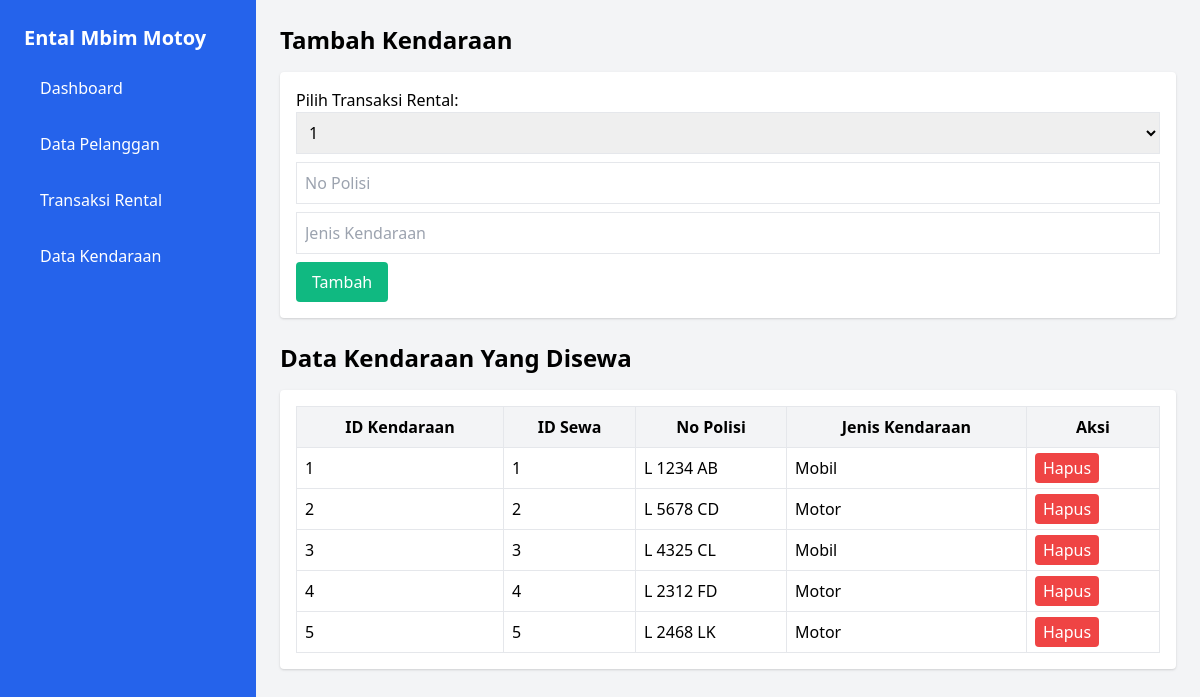
/datakendaraan.php, run on the app's committed database.
### tables this page shows
CREATE TABLE `kendaraan` (
  `ID_Kendaraan` int(11) NOT NULL,
  `ID_Sewa` int(11) NOT NULL,
  `No_Polisi` varchar(20) NOT NULL,
  `Jenis_Kendaraan` varchar(50) DEFAULT NULL
);

CREATE TABLE `penyewaan` (
  `ID_Sewa` int(11) NOT NULL,
  `ID_Pelanggan` int(11) NOT NULL,
  `Lama_Sewa` varchar(50) DEFAULT NULL,
  `Tanggal_Diambil` date NOT NULL,
  `Waktu_Diambil` time NOT NULL,
  `Tanggal_Dikembalikan` date DEFAULT NULL,
  `Waktu_Dikembalikan` time DEFAULT NULL,
  `Driver_Non_Driver` varchar(50) DEFAULT NULL,
  `Biaya_Sewa` decimal(10,2) DEFAULT NULL,
  `Keterangan_Lain` text DEFAULT NULL
);

### datakendaraan.php (the view, shortened to what this page needs)
<?php
include 'config.php';
$result = $conn->query("SELECT kendaraan.*, penyewaan.ID_Sewa FROM kendaraan
                        JOIN penyewaan ON kendaraan.ID_Sewa = penyewaan.ID_Sewa");
$transaksi = $conn->query("SELECT ID_Sewa FROM penyewaan");
?>
<!DOCTYPE html>
<html lang="id">
<head>
    <link href="https://cdn.jsdelivr.net/npm/tailwindcss@2.2.19/dist/tailwind.min.css" rel="stylesheet">
</head>
<body class="bg-gray-100 flex">
    <aside class="w-64 bg-blue-600 text-white p-6 h-screen">
        <h2 class="text-xl font-bold mb-4">Ental Mbim Motoy</h2>
        <nav>
            <ul class="space-y-4">
                <li><a href="dashboard.php" class="block py-2 px-4 rounded hover:bg-blue-500">Dashboard</a></li>
                <li><a href="datapelanggan.php" class="block py-2 px-4 rounded hover:bg-blue-500">Data Pelanggan</a></li>
                <li><a href="transaksirental.php" class="block py-2 px-4 rounded hover:bg-blue-500">Transaksi Rental</a></li>
                <li><a href="datakendaraan.php" class="block py-2 px-4 rounded hover:bg-blue-500">Data Kendaraan</a></li>
            </ul>
        </nav>
    </aside>
    <main class="flex-1 p-6">
        <h2 class="text-2xl font-bold mb-4">Tambah Kendaraan</h2>
        <div class="bg-white p-4 rounded shadow mb-6">
            <form method="POST">
                <label>Pilih Transaksi Rental:</label>
                <select name="id_sewa" class="border p-2 w-full mb-2" required>
                    <?php while ($row = $transaksi->fetch_assoc()): ?>
                        <option value="<?php echo $row['ID_Sewa']; ?>">
                            <?php echo $row['ID_Sewa']; ?>
                        </option>
                    <?php endwhile; ?>
                </select>
                <input type="text" name="no_polisi" placeholder="No Polisi" class="border p-2 w-full mb-2" required>
                <input type="text" name="jenis_kendaraan" placeholder="Jenis Kendaraan" class="border p-2 w-full mb-2" required>
                <button type="submit" name="tambah" class="bg-green-500 text-white px-4 py-2 rounded">Tambah</button>
            </form>
        </div>
        <h2 class="text-2xl font-bold mb-4">Data Kendaraan Yang Disewa</h2>
        <div class="bg-white p-4 rounded shadow">
            <table class="w-full border-collapse border border-gray-200">
                <tr class="bg-gray-100">
                    <th class="border p-2">ID Kendaraan</th>
                    <th class="border p-2">ID Sewa</th>
                    <th class="border p-2">No Polisi</th>
                    <th class="border p-2">Jenis Kendaraan</th>
                    <th class="border p-2">Aksi</th>
                </tr>
                <?php while ($row = $result->fetch_assoc()): ?>
                <tr>
                    <td class="border p-2"><?php echo $row['ID_Kendaraan']; ?></td>
                    <td class="border p-2"><?php echo $row['ID_Sewa']; ?></td>
                    <td class="border p-2"><?php echo $row['No_Polisi']; ?></td>
                    <td class="border p-2"><?php echo $row['Jenis_Kendaraan']; ?></td>
                    <td class="border p-2">
                        <a href="datakendaraan.php?hapus=<?php echo $row['ID_Kendaraan']; ?>" class="bg-red-500 text-white px-2 py-1 rounded" onclick="return confirm('Hapus data ini?')">Hapus</a>
                    </td>
                </tr>
                <?php endwhile; ?>
            </table>
        </div>
    </main>
</body>
</html>

### data on the page
kendaraan: ID_Kendaraan "1", ID_Sewa.ID_Sewa "1", No_Polisi "L 1234 AB", Jenis_Kendaraan "Mobil"
kendaraan: ID_Kendaraan "2", ID_Sewa.ID_Sewa "2", No_Polisi "L 5678 CD", Jenis_Kendaraan "Motor"
kendaraan: ID_Kendaraan "3", ID_Sewa.ID_Sewa "3", No_Polisi "L 4325 CL", Jenis_Kendaraan "Mobil"
kendaraan: ID_Kendaraan "4", ID_Sewa.ID_Sewa "4", No_Polisi "L 2312 FD", Jenis_Kendaraan "Motor"
kendaraan: ID_Kendaraan "5", ID_Sewa.ID_Sewa "5", No_Polisi "L 2468 LK", Jenis_Kendaraan "Motor"

### other printed values
form field id_sewa "1"
